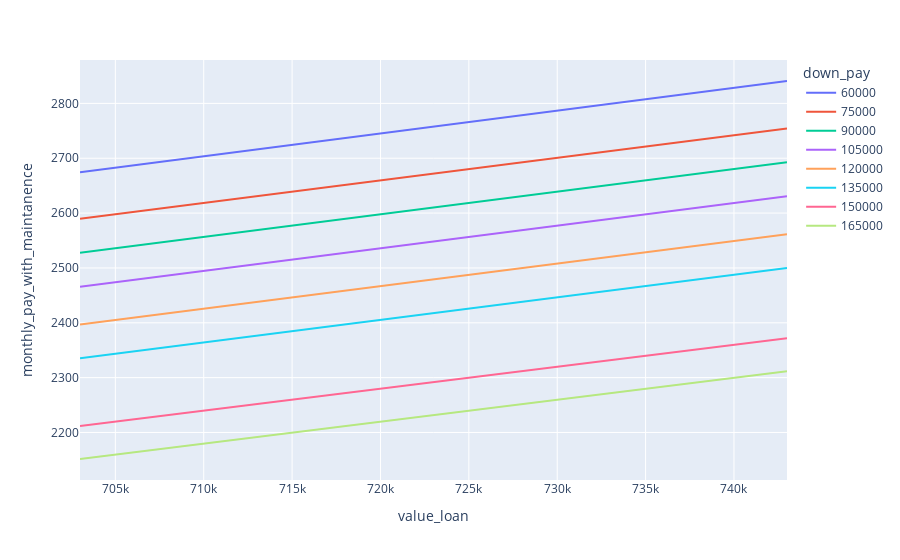

Source (notebook cell):
### Code cell
Mort.plot_x_value_loan("monthly_pay_with_maintanence", "down_pay")

### Figure 1 — Plotly figure (JSON) as saved in the notebook; plotly's stock layout.template omitted (floating-point values rounded to 4 significant figures)
{"data": [{"hovertemplate": "down_pay=60000<br>value_loan=%{x}<br>monthly_pay_with_maintanence=%{y}<extra></extra>", "legendgroup": "60000", "line": {"color": "#636efa", "dash": "solid"}, "mode": "lines", "name": "60000", "orientation": "v", "showlegend": true, "type": "scatter", "x": [703000, 713000, 723000, 733000, 743000], "xaxis": "x", "y": [2674.0, 2716.0, 2758.0, 2799.0, 2841.0], "yaxis": "y"}, {"hovertemplate": "down_pay=75000<br>value_loan=%{x}<br>monthly_pay_with_maintanence=%{y}<extra></extra>", "legendgroup": "75000", "line": {"color": "#EF553B", "dash": "solid"}, "mode": "lines", "name": "75000", "orientation": "v", "showlegend": true, "type": "scatter", "x": [703000, 713000, 723000, 733000, 743000], "xaxis": "x", "y": [2589.0, 2631.0, 2672.0, 2713.0, 2754.0], "yaxis": "y"}, {"hovertemplate": "down_pay=90000<br>value_loan=%{x}<br>monthly_pay_with_maintanence=%{y}<extra></extra>", "legendgroup": "90000", "line": {"color": "#00cc96", "dash": "solid"}, "mode": "lines", "name": "90000", "orientation": "v", "showlegend": true, "type": "scatter", "x": [703000, 713000, 723000, 733000, 743000], "xaxis": "x", "y": [2528.0, 2569.0, 2610.0, 2651.0, 2693.0], "yaxis": "y"}, {"hovertemplate": "down_pay=105000<br>value_loan=%{x}<br>monthly_pay_with_maintanence=%{y}<extra></extra>", "legendgroup": "105000", "line": {"color": "#ab63fa", "dash": "solid"}, "mode": "lines", "name": "105000", "orientation": "v", "showlegend": true, "type": "scatter", "x": [703000, 713000, 723000, 733000, 743000], "xaxis": "x", "y": [2466.0, 2507.0, 2548.0, 2589.0, 2631.0], "yaxis": "y"}, {"hovertemplate": "down_pay=120000<br>value_loan=%{x}<br>monthly_pay_with_maintanence=%{y}<extra></extra>", "legendgroup": "120000", "line": {"color": "#FFA15A", "dash": "solid"}, "mode": "lines", "name": "120000", "orientation": "v", "showlegend": true, "type": "scatter", "x": [703000, 713000, 723000, 733000, 743000], "xaxis": "x", "y": [2397.0, 2438.0, 2479.0, 2520.0, 2561.0], "yaxis": "y"}, {"hovertemplate": "down_pay=135000<br>value_loan=%{x}<br>monthly_pay_with_maintanence=%{y}<extra></extra>", "legendgroup": "135000", "line": {"color": "#19d3f3", "dash": "solid"}, "mode": "lines", "name": "135000", "orientation": "v", "showlegend": true, "type": "scatter", "x": [703000, 713000, 723000, 733000, 743000], "xaxis": "x", "y": [2335.0, 2376.0, 2417.0, 2459.0, 2500.0], "yaxis": "y"}, {"hovertemplate": "down_pay=150000<br>value_loan=%{x}<br>monthly_pay_with_maintanence=%{y}<extra></extra>", "legendgroup": "150000", "line": {"color": "#FF6692", "dash": "solid"}, "mode": "lines", "name": "150000", "orientation": "v", "showlegend": true, "type": "scatter", "x": [703000, 713000, 723000, 733000, 743000], "xaxis": "x", "y": [2212.0, 2252.0, 2292.0, 2332.0, 2372.0], "yaxis": "y"}, {"hovertemplate": "down_pay=165000<br>value_loan=%{x}<br>monthly_pay_with_maintanence=%{y}<extra></extra>", "legendgroup": "165000", "line": {"color": "#B6E880", "dash": "solid"}, "mode": "lines", "name": "165000", "orientation": "v", "showlegend": true, "type": "scatter", "x": [703000, 713000, 723000, 733000, 743000], "xaxis": "x", "y": [2152.0, 2192.0, 2232.0, 2272.0, 2312.0], "yaxis": "y"}], "layout": {"legend": {"title": {"text": "down_pay"}, "tracegroupgap": 0}, "margin": {"t": 60}, "xaxis": {"anchor": "y", "domain": [0, 1], "title": {"text": "value_loan"}}, "yaxis": {"anchor": "x", "domain": [0, 1], "title": {"text": "monthly_pay_with_maintanence"}}}}
